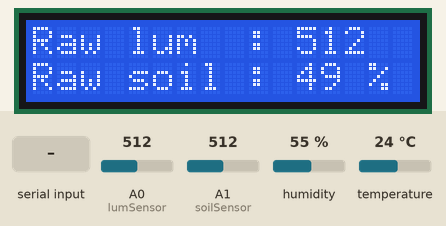
Simulated run of this sketch. Board: Arduino Mega 2560, built with avr-gcc and run on an emulated ATmega2560. On the bench: 16×2 character LCD. The inputs (shaded band) are chosen by the test bench; at power-on: humidity 55 %, A0 (lumSensor) = 512, A1 (soilSensor) = 512, temperature 24 °C. What the sketch prints to the serial monitor is not drawn.

Above: at 5.4 s.
5.5 s: humidity set to 22 %
At 7.1 s:
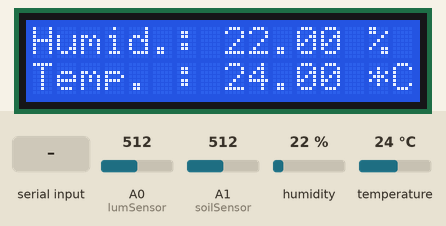
9.1 s: A0 (lumSensor) set to 716
At 13.0 s:
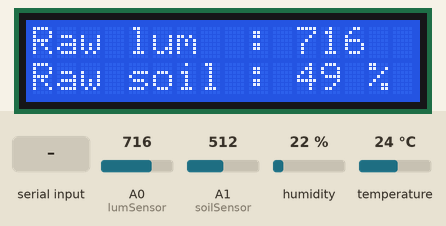
14.7 s: A1 (soilSensor) set to 716
At 16.9 s:
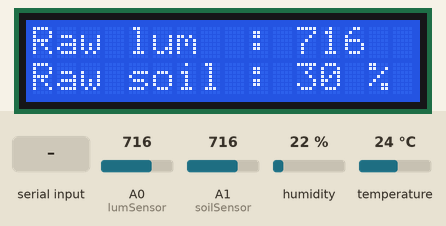
19.2 s: temperature set to 12 °C
At 20.7 s:
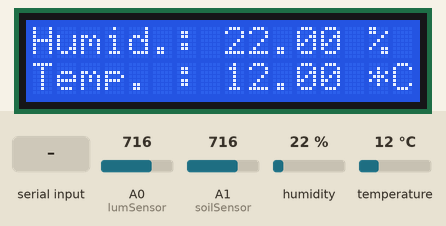
22.4 s: "1\n" received over the second serial link
26.8 s: A0 (lumSensor) set to 992
At 29.5 s:
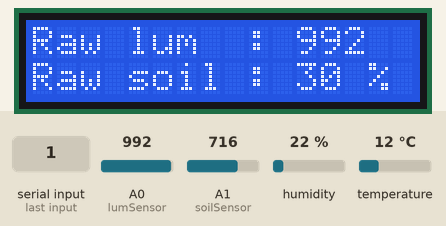
Timing chart, 0 to 31.0 s (numbered marks = the images above; inputs shaded):
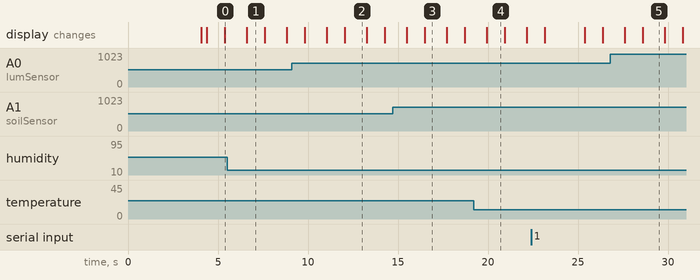

The sketch:

ArduinoGarden.ino
```cpp
/*
 * Code for arduino nano in project Arduino_Garden
 * Use multiple sensors:
 *    DHT22 temperature and humidity sensor
 *    Photorestistor module
 *    Soil moisture sensor module
 *
 * MrMdudu   15.09.2018   (version 1.0)
 *
 */

#include <DHT.h>
#include <SD.h>
#include <SPI.h>
#include <LiquidCrystal.h>

// Softserial used for debugging
// Hard Serial is used to communicate with ESP8266 module
  #include <SoftwareSerial.h>

  #ifndef HAVE_HWSERIAL1
  #include "SoftwareSerial.h"
  SoftwareSerial Serial1(2, 3); // RX, TX
  #endif

// DHT
  #define DHTPIN 11
  #define DHTTYPE DHT22
  DHT dht(DHTPIN, DHTTYPE);
  float h = 0;
  float t = 0;

// LCD
  const int rs = 4, en = 5, d4 = 7, d5 = 8, d6 = 9, d7 = 10;
  LiquidCrystal LCD(rs, en, d4, d5, d6, d7);

// light sensor
  const int lumSensor = A0;
  int rawlum;
  int lux;

// soil humidity sensor
  const int soilSensor = A1;
  int rawsoil;
  int soil;

// Flag to make sure ESP8266 recieves enough numbers
  int flag = 0;
// delay interval variables
  const unsigned long interval = 900000; // 15min
  unsigned long currentMillis = 0;
  unsigned long previousMillis = 0;

/****************************SETUP********************************/
void setup() {
// Initialize Serial connection
  Serial.begin(115200);
  delay(2000);
  Serial1.begin(9600);
  delay(2000);
  Serial1.println("Both Arduino serial connections have begun");

// DHT setup
  dht.begin();

// LCD setup
  LCD.begin(16,2);
  delay(100);
  LCD.clear();
  delay(100);
}
/****************************SETU_END******************************/

/*****************************LOOP*********************************/
void loop() {

  // DHT readings
    // Reading temperature or humidity takes about 250 milliseconds!
    // Sensor readings may also be up to 2 seconds 'old' (its a very slow sensor)
    h = dht.readHumidity();
    // Read temperature as Celsius (the default)
    t = dht.readTemperature();
    delay(100);

  // luminosity readings
    rawlum = analogRead(lumSensor);

  // soil humidity readings
    rawsoil = analogRead(soilSensor);
    soil = map(rawsoil,1023,0, 0, 100);

  // LCD display
    LCD.home();
    if (isnan(h) || isnan(t)) {
      LCD.print("Failed to read");
      LCD.setCursor(0,1);
      LCD.print("from DHT sensor");
      flag = 1;
      delay(1000);
      return;
    } else {
      flag = 0;
      LCD.print("Humid.: ");
      LCD.print(h);
      LCD.print(" %");
      LCD.setCursor(0,1);
      LCD.print("Temp. : ");
      LCD.print(t);
      LCD.print(" *C ");
      delay(1000);
      LCD.clear();
      LCD.home();
      LCD.print("Raw lum  : ");
      LCD.print(rawlum);
      LCD.setCursor(0,1);
      LCD.print("Raw soil : ");
      LCD.print(soil);
      LCD.print(" %");
      delay(1000);
    }

    currentMillis = millis();
    if ((unsigned long)(currentMillis - previousMillis) >= interval) {
          previousMillis = currentMillis;
          if(flag) {
            h = -1;
            t = 100;
          }
            Serial.println("Air humidity= " + String(h)
                   + ", Air temperature= " + String(t)
                   + ", raw luminosity= " + String(rawlum)
                   + ", raw soil humidity= " + String(soil));
            Serial1.println("Sent message");
    }

    delay(100);
  // Listen for eventual ESP response
    if(Serial.available()) {
      String espMessage = "";
      while(Serial.available()) {
        espMessage = Serial.readStringUntil('\n');
      }
      Serial1.println("ESP sends: " + espMessage);
    }

    if(Serial1.available()) {
      String pcMessage = "";
      while(Serial1.available()) {
        pcMessage = Serial1.readString();
      }
      Serial.println(pcMessage);
    }
}
/*****************************LOOP_END*********************************/
```

Measured:
- after the input at 5.5 s, the display: changes after 1.1 s (image 1)
- after the input at 9.1 s, the display: first differs from a run without the input after 3.0 s (image 2)
- after the input at 14.7 s, the display: first differs from a run without the input after 1.8 s (image 3)
- after the input at 19.2 s, the display: changes after 0.73 s (image 4)
- after the input at 26.8 s, the display: first differs from a run without the input after 1.8 s (image 5)
- what the display in image 1 shows lasts 1.0 s, from 6.6 s to 7.6 s
- what the display in image 2 shows lasts 1.2 s, from 12.1 s to 13.3 s
